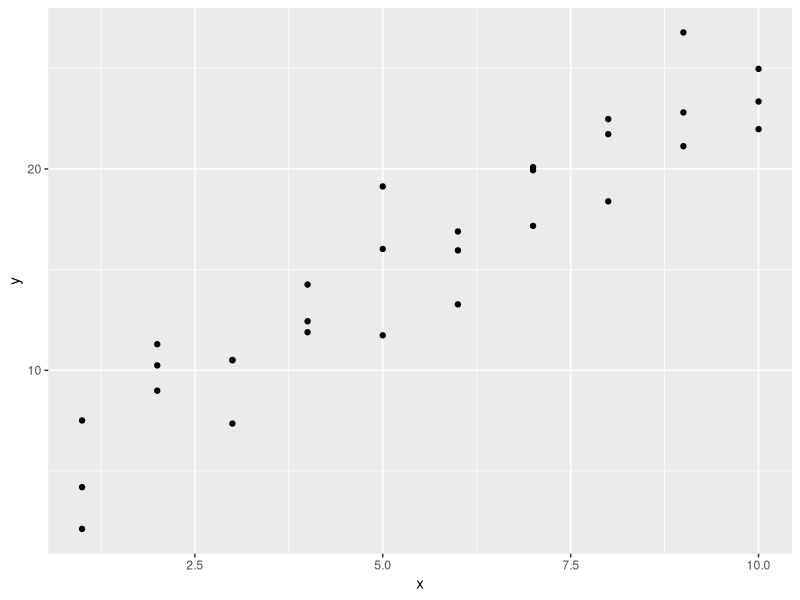
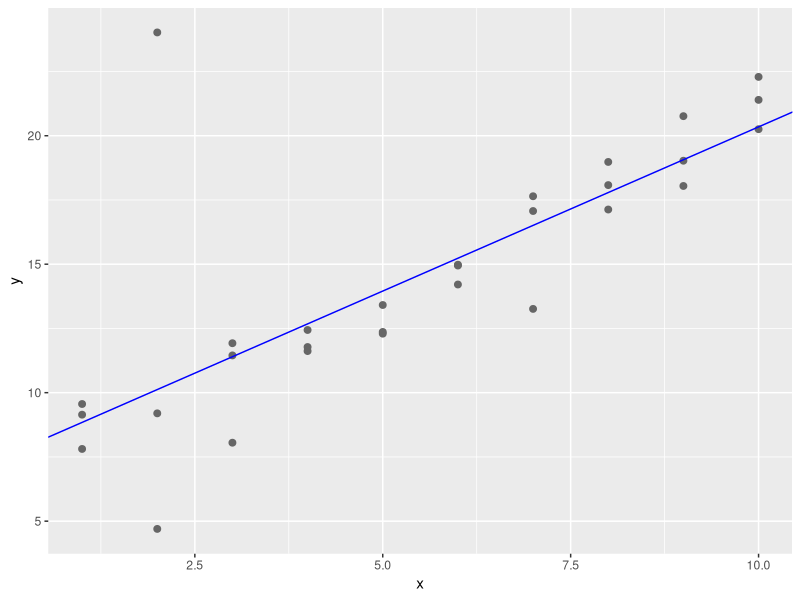
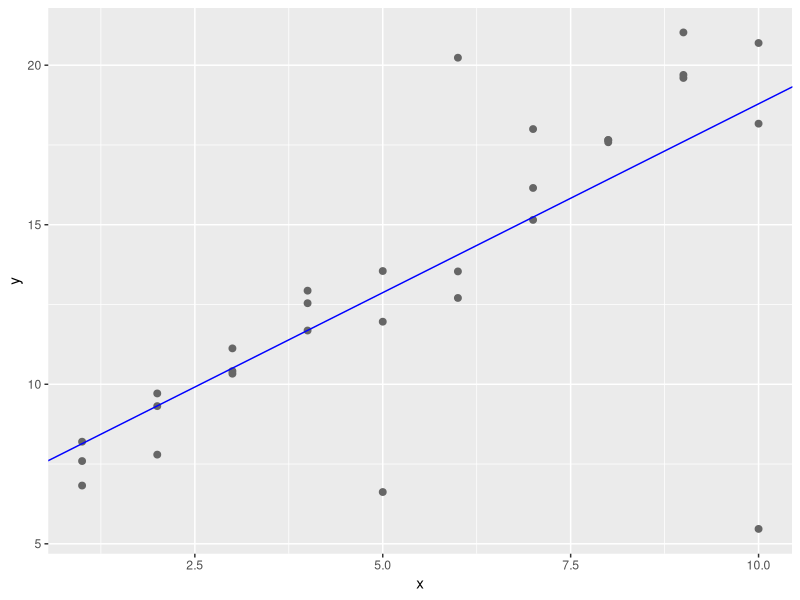
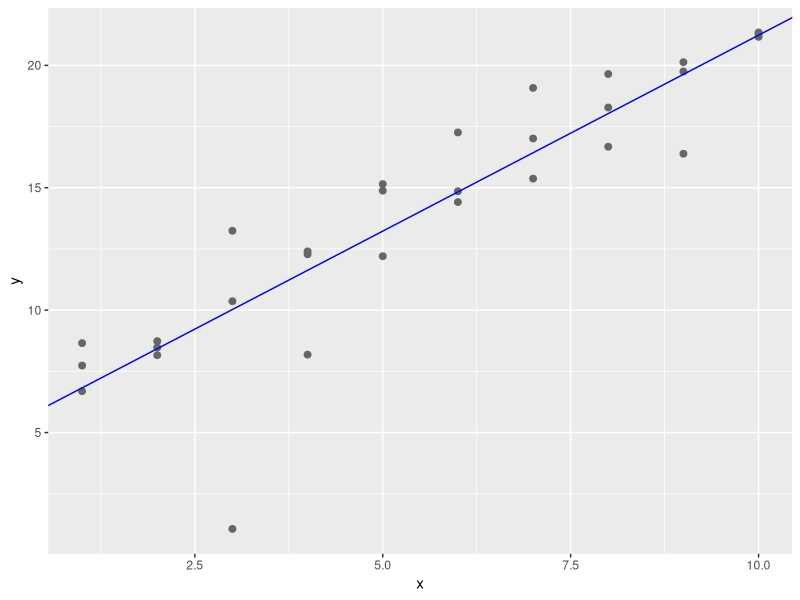
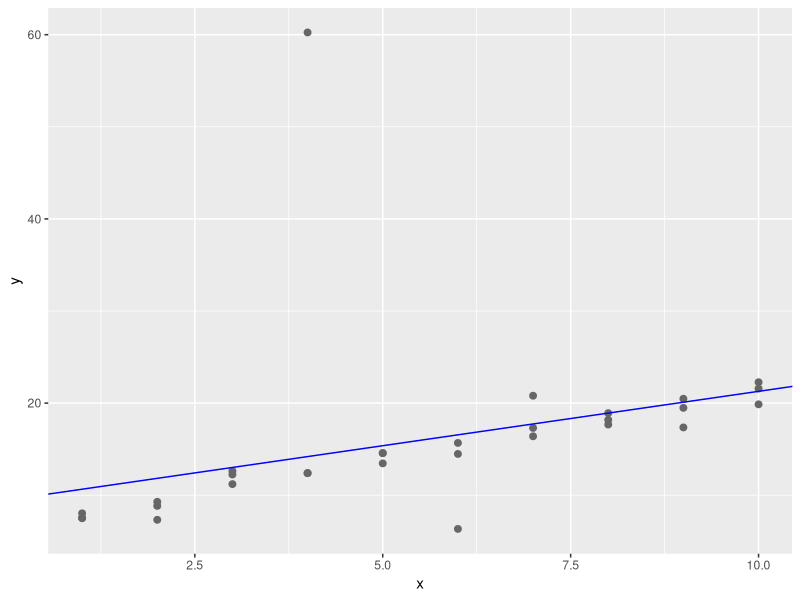
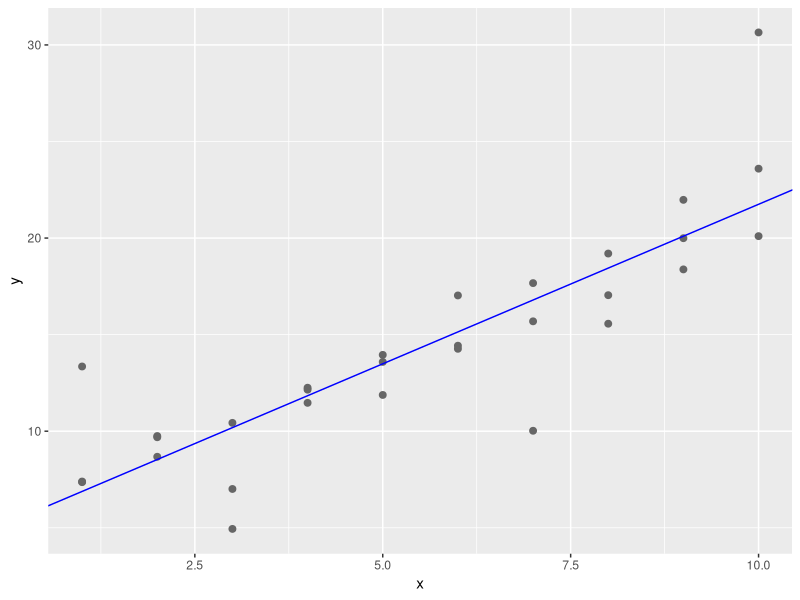
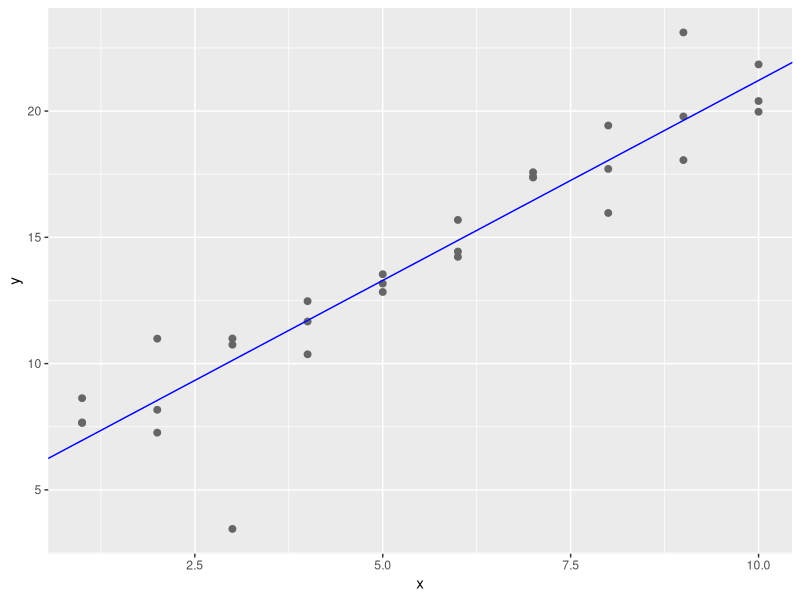
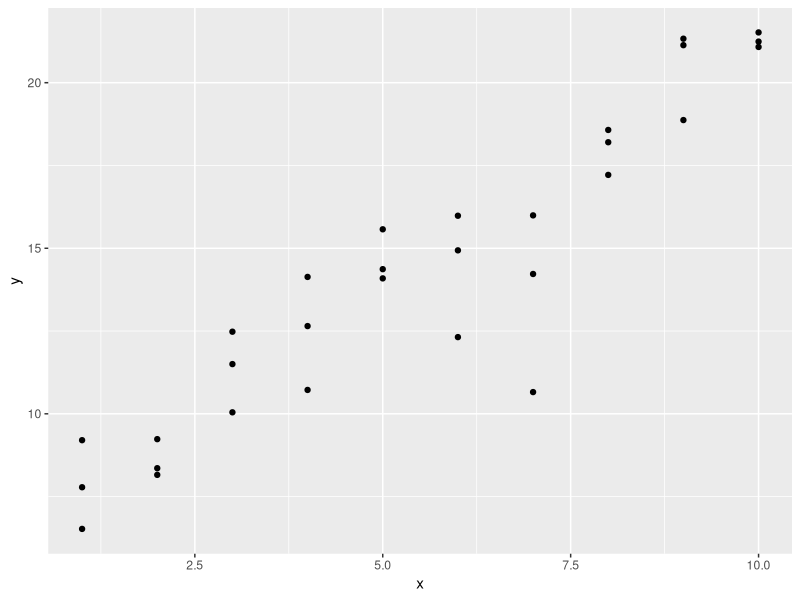

Recreate these plots in R, in order. (Note: this script raises an error after producing the figures.)
## ---- chunk 1
knitr::opts_chunk$set(echo=TRUE, cache=TRUE, fig.asp=0.65, fig.width=4.5)
require(tidyverse)
library(modelr)
library(splines)
options(na.action = na.warn)
## ---- chunk 2
sim1a <- tibble(
  x = rep(1:10, each = 3),
  y = x * 1.5 + 6 + rt(length(x), df = 2)
)
## ---- chunk 3
p <- ggplot(sim1, aes(x, y)) + 
  geom_point()
print(p)
## ---- chunk 4
#Answer in a for loop
for(i in 1:6){
  sim1a <- tibble(
    x=rep(1:10, each=3),
    y=x*1.5+6+rt(length(x), df=2)
  )

  sim1a_mod <- lm(y ~x, data = sim1a)
  coef(sim1a_mod) %>% str()
  p3 <- summary(sim1a_mod)$r.squared * 100
  print(p3)
  
  p4 <- ggplot(sim1a, aes(x, y)) +
  geom_point(size = 2, color = "grey40") +
  geom_abline(intercept = coef(sim1a_mod)[1], slope = coef(sim1a_mod)[2], color = "blue")
  print(p4)
  
  grid <- sim1a %>%
    add_predictions(sim1a_mod)
  print(grid)
}
## ---- chunk 5
#Answer in a for loop

make_prediction <- function(a, data) {
  a[1] + data$x*a[2]
}

measure_distance <- function(a, data) {
  diff <- data$y - make_prediction(a, data)
  mean(abs(diff))
}

for(i in 1:6){
  sim1a <- tibble(
    x=rep(1:10, each=3),
    y=x*1.5+6+rt(length(x), df=2)
  )

  p <- ggplot(sim1a, aes(x, y)) + 
    geom_point()
  print(p)

  models <- tibble(
    a0 = runif(250, -20, 40),
    a1 = runif(250, -5, 5)
  )
  
  best <- optim(c(0, 0), measure_distance, data = sim1)
  best %>% str()

  p2 <- ggplot(sim1a, aes(x,y)) + geom_abline(aes(intercept = a0, slope=a1), data = models, alpha = 1/4) + geom_point() + geom_abline(intercept = best$par[1], slope = best$par[2], color = "blue")
  print(p2)

  
  
  p4 <- ggplot(sim1a, aes(x, y)) +
  geom_point(size = 2, color = "grey40") +
  geom_abline(intercept = best$par[1], slope = best$par[2], color = "blue")
  print(p4)
  
  
}


## ---- chunk 6
  sim1a <- tibble(
    x=rep(1:10, each=3),
    y=x*1.5+6+rt(length(x), df=2)
  )

  sim1a_mod <- loess(y ~x, data = sim1a)
  coef(sim1a_mod) %>% str()
  p3 <- summary(sim1a_mod)$r.squared * 100
  print(p3)
  
  sim1a_mod2 <- lm(y ~x, data = sim1a)
  coef(sim1a_mod2) %>% str()
  p3b <- summary(sim1a_mod2)$r.squared
  print(p3b)
  
  p4 <- ggplot(sim1a, aes(x, y)) +
  geom_point(size = 2, color = "grey40") +
  geom_smooth(color = "blue") +
  geom_abline(intercept = coef(sim1a_mod2)[1], slope = coef(sim1a_mod2)[2], color = "red")
  print(p4)
  
  grid <- sim1a %>%
    add_predictions(sim1a_mod)
  print(grid)

## ---- chunk 7

sim1a

grid <- sim1a %>%
  add_predictions(sim1a_mod2) %>%
  add_predictions(sim1a_mod) %>%
print(grid)
  
grid <- sim1a %>%
  gather_predictions(sim1a_mod2, sim1a_mod) %>%
print(grid1)

grid <- sim1a %>%
  spread_predictions(sim1a_mod2, sim1a_mod) %>%
print(grid2)
## ---- chunk 8

sim2

sim2_mod <- lm(y ~0, data = sim2)
  coef(sim2_mod) %>% str()
  p3 <- summary(sim2_mod)$r.squared * 100
  print(p3)
  
  p4 <- ggplot(sim2, aes(x, y)) +
  geom_point(size = 2, color = "grey40") +
  geom_abline(slope = coef(sim2_mod)[1], color = "blue")
  print(p4)
  
  grid <- sim2 %>%
  add_predictions(sim2_mod) %>%
  print(grid)
  
  ggplot(sim2, aes(x)) + geom_point(aes(y=y)) + 
    geom_point(data = grid, aes(y=pred), colour="red", size=4)
